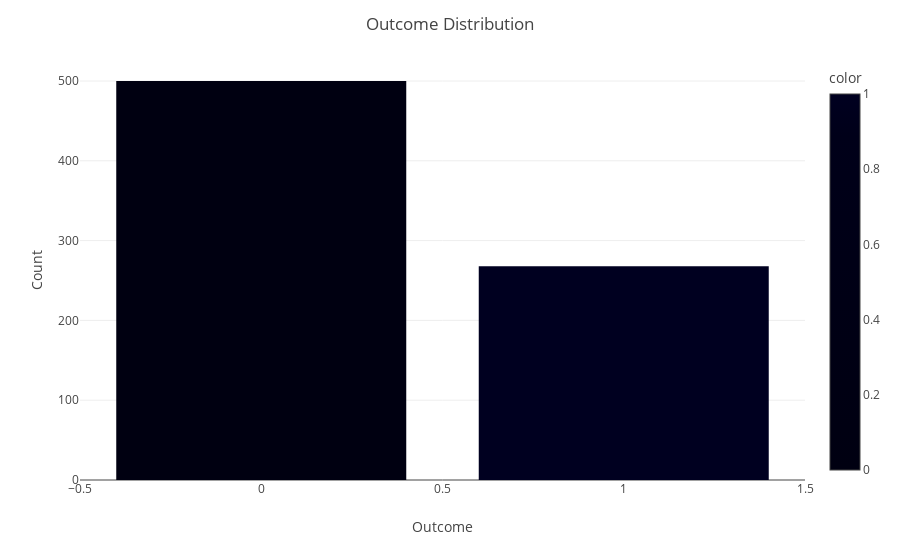

Notebook source saved alongside this figure:
### Code cell
# Count Plot for Age

fig = px.bar(x = df['Outcome'].value_counts().index, y = df['Outcome'].value_counts(),
             color = df['Outcome'].value_counts().index)

fig.update_layout(title='Outcome Distribution',
                   xaxis_title='Outcome',
                   yaxis_title='Count')
fig.show()

### Figure 1 — Plotly figure (JSON) as saved in the notebook; plotly's stock layout.template omitted (floating-point values rounded to 4 significant figures)
{"data": [{"alignmentgroup": "True", "hovertemplate": "x=%{x}<br>y=%{y}<br>color=%{marker.color}<extra></extra>", "legendgroup": "", "marker": {"color": [0, 1], "coloraxis": "coloraxis", "pattern": {"shape": ""}}, "name": "", "offsetgroup": "", "orientation": "v", "showlegend": false, "textposition": "auto", "type": "bar", "x": [0, 1], "xaxis": "x", "y": [500, 268], "yaxis": "y"}], "layout": {"barmode": "relative", "coloraxis": {"colorbar": {"title": {"text": "color"}}, "colorscale": [[0, "#000011"], [0.1111, "#000012"], [0.2222, "#000013"], [0.3333, "#000014"], [0.4444, "#000015"], [0.5556, "#000016"], [0.6667, "#000017"], [0.7778, "#000018"], [0.8889, "#000019"], [1, "#000020"]]}, "legend": {"tracegroupgap": 0}, "margin": {"t": 60}, "title": {"text": "Outcome Distribution"}, "xaxis": {"anchor": "y", "domain": [0, 1], "title": {"text": "Outcome"}}, "yaxis": {"anchor": "x", "domain": [0, 1], "title": {"text": "Count"}}}}
